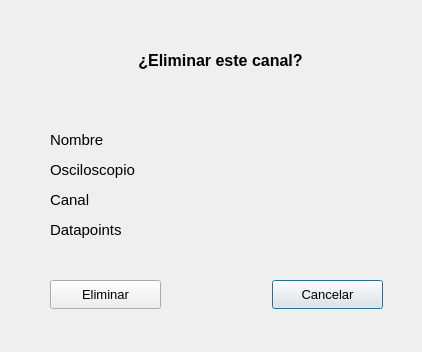
<?xml version="1.0" encoding="UTF-8"?>
<ui version="4.0">
 <class>EliminarCanal</class>
 <widget class="QDialog" name="EliminarCanal">
  <property name="geometry">
   <rect>
    <x>0</x>
    <y>0</y>
    <width>422</width>
    <height>352</height>
   </rect>
  </property>
  <property name="windowTitle">
   <string>Dialog</string>
  </property>
  <widget class="QPushButton" name="cancelar">
   <property name="geometry">
    <rect>
     <x>272</x>
     <y>280</y>
     <width>111</width>
     <height>29</height>
    </rect>
   </property>
   <property name="font">
    <font>
     <pointsize>10</pointsize>
    </font>
   </property>
   <property name="text">
    <string>Cancelar</string>
   </property>
  </widget>
  <widget class="QPushButton" name="eliminar">
   <property name="geometry">
    <rect>
     <x>50</x>
     <y>280</y>
     <width>111</width>
     <height>29</height>
    </rect>
   </property>
   <property name="font">
    <font>
     <pointsize>10</pointsize>
    </font>
   </property>
   <property name="text">
    <string>Eliminar</string>
   </property>
  </widget>
  <widget class="QLabel" name="label_91">
   <property name="geometry">
    <rect>
     <x>50</x>
     <y>30</y>
     <width>341</width>
     <height>61</height>
    </rect>
   </property>
   <property name="font">
    <font>
     <pointsize>12</pointsize>
     <bold>true</bold>
    </font>
   </property>
   <property name="text">
    <string>¿Eliminar este canal?</string>
   </property>
   <property name="alignment">
    <set>Qt::AlignmentFlag::AlignCenter</set>
   </property>
   <property name="wordWrap">
    <bool>true</bool>
   </property>
  </widget>
  <widget class="QLabel" name="label_3">
   <property name="geometry">
    <rect>
     <x>50</x>
     <y>130</y>
     <width>111</width>
     <height>20</height>
    </rect>
   </property>
   <property name="font">
    <font>
     <pointsize>11</pointsize>
    </font>
   </property>
   <property name="text">
    <string>Nombre</string>
   </property>
  </widget>
  <widget class="QLabel" name="nombre">
   <property name="geometry">
    <rect>
     <x>160</x>
     <y>130</y>
     <width>221</width>
     <height>20</height>
    </rect>
   </property>
   <property name="font">
    <font>
     <pointsize>11</pointsize>
    </font>
   </property>
   <property name="text">
    <string/>
   </property>
   <property name="alignment">
    <set>Qt::AlignmentFlag::AlignRight|Qt::AlignmentFlag::AlignTrailing|Qt::AlignmentFlag::AlignVCenter</set>
   </property>
  </widget>
  <widget class="QLabel" name="osciloscopio">
   <property name="geometry">
    <rect>
     <x>160</x>
     <y>160</y>
     <width>221</width>
     <height>20</height>
    </rect>
   </property>
   <property name="font">
    <font>
     <pointsize>11</pointsize>
    </font>
   </property>
   <property name="text">
    <string/>
   </property>
   <property name="alignment">
    <set>Qt::AlignmentFlag::AlignRight|Qt::AlignmentFlag::AlignTrailing|Qt::AlignmentFlag::AlignVCenter</set>
   </property>
  </widget>
  <widget class="QLabel" name="label_4">
   <property name="geometry">
    <rect>
     <x>50</x>
     <y>160</y>
     <width>111</width>
     <height>20</height>
    </rect>
   </property>
   <property name="font">
    <font>
     <pointsize>11</pointsize>
    </font>
   </property>
   <property name="text">
    <string>Osciloscopio</string>
   </property>
  </widget>
  <widget class="QLabel" name="canal">
   <property name="geometry">
    <rect>
     <x>160</x>
     <y>190</y>
     <width>221</width>
     <height>20</height>
    </rect>
   </property>
   <property name="font">
    <font>
     <pointsize>11</pointsize>
    </font>
   </property>
   <property name="text">
    <string/>
   </property>
   <property name="alignment">
    <set>Qt::AlignmentFlag::AlignRight|Qt::AlignmentFlag::AlignTrailing|Qt::AlignmentFlag::AlignVCenter</set>
   </property>
  </widget>
  <widget class="QLabel" name="label_5">
   <property name="geometry">
    <rect>
     <x>50</x>
     <y>190</y>
     <width>111</width>
     <height>20</height>
    </rect>
   </property>
   <property name="font">
    <font>
     <pointsize>11</pointsize>
    </font>
   </property>
   <property name="text">
    <string>Canal</string>
   </property>
  </widget>
  <widget class="QLabel" name="label_6">
   <property name="geometry">
    <rect>
     <x>50</x>
     <y>220</y>
     <width>111</width>
     <height>20</height>
    </rect>
   </property>
   <property name="font">
    <font>
     <pointsize>11</pointsize>
    </font>
   </property>
   <property name="text">
    <string>Datapoints</string>
   </property>
  </widget>
  <widget class="QLabel" name="datapoints">
   <property name="geometry">
    <rect>
     <x>160</x>
     <y>220</y>
     <width>221</width>
     <height>20</height>
    </rect>
   </property>
   <property name="font">
    <font>
     <pointsize>11</pointsize>
    </font>
   </property>
   <property name="text">
    <string/>
   </property>
   <property name="alignment">
    <set>Qt::AlignmentFlag::AlignRight|Qt::AlignmentFlag::AlignTrailing|Qt::AlignmentFlag::AlignVCenter</set>
   </property>
  </widget>
 </widget>
 <resources/>
 <connections/>
</ui>
